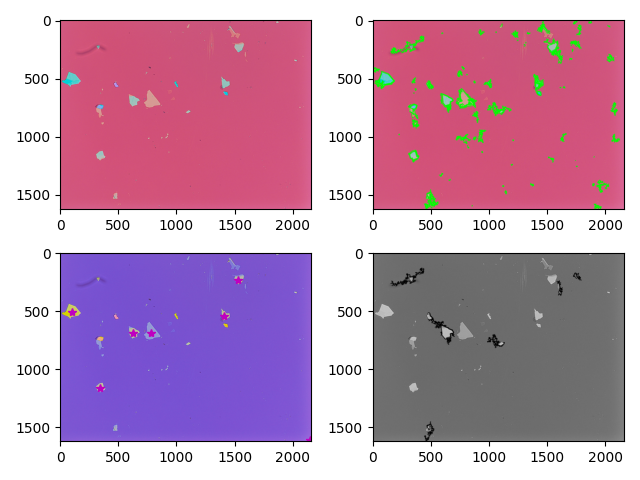
%> input picture endflakes.png, 640 x 480 px, given in place of im_11.bmp, which was not available
$ octave flakes2lena.m   (GNU Octave 9; MATLAB toolbox functions it lacks are replaced by stand-ins)
%> lines starting %> are read from the running program, lines starting %| are printed output that depends on the picture; in (x1, y1, x2, y2) boxes, pixels count from 0 and x2, y2 are one past the last pixel; in counts of white or black regions, pixels touching at a corner belong together; the program's own positions count from 1; pictures that were not available may be replaced by others from this repository, and a replacement may not be noted
%reads in the image
originalflakes = imread('10X_example_images/im_11.bmp');
%> originalflakes is the input picture: size 480x640x3 uint8; mean R, G, B 191.3, 149.9, 178.9
%convert the picture to gray scale
originalflakesgray = rgb2gray(originalflakes);
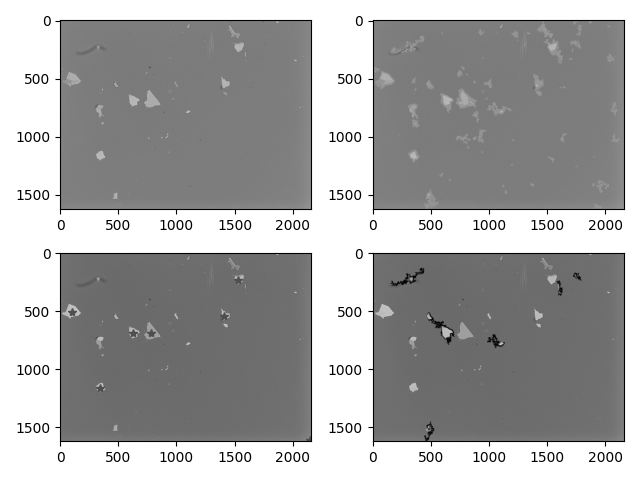
%> originalflakesgray: size 480x640 uint8; min 0, max 255, mean 165.6
%binarize the image --> make the image a white object onn a black background
BW = imbinarize(originalflakesgray);
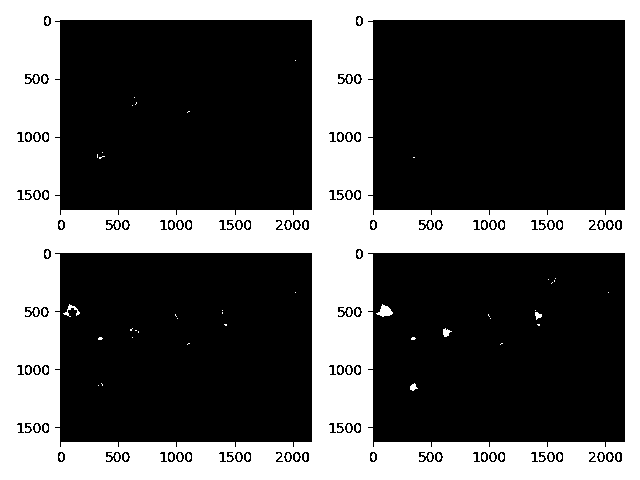
%> BW: size 480x640 logical; 36.6% white; 116 white regions (34 under 20 px), largest, box (x1, y1, x2, y2) and area: (0, 0, 640, 480) 110124, (376, 304, 393, 317) 121, (63, 304, 80, 317) 67


%Figure 1: outlining all flakes
[B,L,N] = bwboundaries(BW, 'noholes');
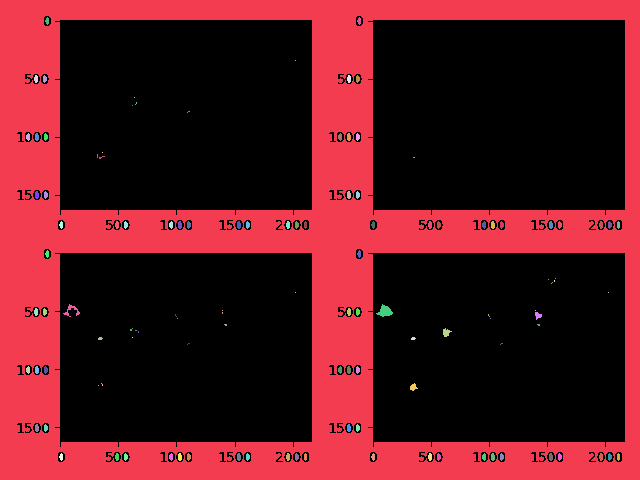
%> L: size 480x640 double; 117 distinct labels, from 0 to 116; one colour per label, 0 black
%> B = 116 boundaries; largest, box (x1, y1, x2, y2) and points: (0, 0, 640, 480) 2237, (63, 304, 80, 317) 58, (376, 304, 393, 317) 40, (443, 328, 452, 337) 26, (535, 312, 542, 320) 21; N = 116
Fig = figure;
%imshow(label2rgb(L,@jet, [0.5,0.5,0.5]));
subplot(2,2,1);
imshow(originalflakes);
hold on
for k = 1:length(B)
    boundary = B{k};
    plot(boundary(:,2), boundary(:,1), 'c', 'LineWidth', 2)
end
%> this loop made 116 passes
%> boundary on passes 23, 25, 26, 32, 33, 34, 35, 36, 37, 40, 41, 44: [386 99; 386 99], [384 102; 385 103; 386 103; 385 103; 384 102], [153 103; 153 103], [106 133; 106 133], [338 133; 338 133], [98 135; 98 135], [105 136; 104 137; 103 137; 104 137; 105 136], [331 136; 331 137; 331 136], [332 139; 333 139; 332 139], [315 176; 316 176; 317 177; 316 176; 315 176], [319 178; 319 178], [113 188; 112 189; 112 190; 112 189; 113 188]

%Figure 2: finding centroids of all flake pieces
%areas are set to remove any residue or dirt pieces picked up
flakearea = bwarea(BW);
%> flakearea = 112625.9
subplot(2,2,2);
%both of these work just need to change the 300 or 500 depending on what
%flake size we want to start with
%BW2 = bwareafilt(BW,[500 50000]);
BW2 = bwareaopen(BW,300);
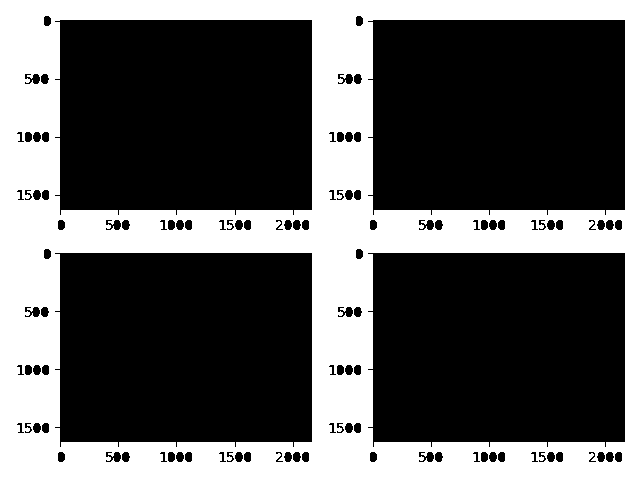
%> BW2: size 480x640 logical; 35.8% white; 1 white region, box (x1, y1, x2, y2) and area: (0, 0, 640, 480) 110124
s = regionprops("table", BW2, 'centroid', 'area');
%> s = 1 region; Area and Centroid: 110124 [283.3 252.9]
centroids = cat(1,s.Centroid);
%> centroids = [283.3 252.9]
imshow(BW2)
hold on
plot(centroids(:,1),centroids(:,2),'m*');

% [8 lines of commented-out code are left out]
subplot(2,2,4);
%can change out the areafilt ranges once dimensions are known
BW3 = bwareafilt(BW,[0 2000]);
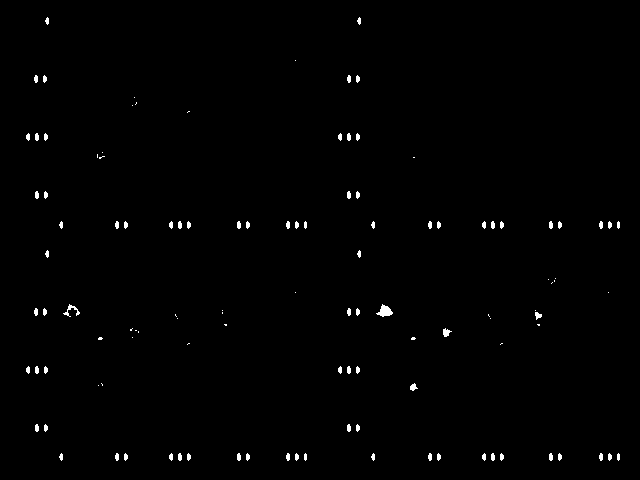
%> BW3: size 480x640 logical; 0.74% white; 115 white regions (34 under 20 px), largest, box (x1, y1, x2, y2) and area: (376, 304, 393, 317) 121, (63, 304, 80, 317) 67, (443, 328, 452, 337) 48
BW4 = bwareafilt(BW, [2000 500000]);
[B3,L3,N3] = bwboundaries(BW3, 'noholes');
%> L3: size 480x640 double; 116 distinct labels, from 0 to 115
%> B3 = 115 boundaries; largest, box (x1, y1, x2, y2) and points: (63, 304, 80, 317) 58, (376, 304, 393, 317) 40, (443, 328, 452, 337) 26, (535, 312, 542, 320) 21, (410, 383, 418, 391) 20; N3 = 115
[B4,L4,N4] = bwboundaries(BW4, 'noholes');
%> B4 = 1 boundary; box (x1, y1, x2, y2) and points: (0, 0, 640, 480) 2237; N4 = 1
imshow(originalflakes);
hold on
for k = 1:length(B3)
    boundary = B3{k};
    plot(boundary(:,2), boundary(:,1), 'r', 'LineWidth', 2)
end
%> this loop made 115 passes
for k = 1:length(B4)
    boundary = B4{k};
    plot(boundary(:,2), boundary(:,1), 'g', 'LineWidth', 2)
end
%> this loop made 1 pass
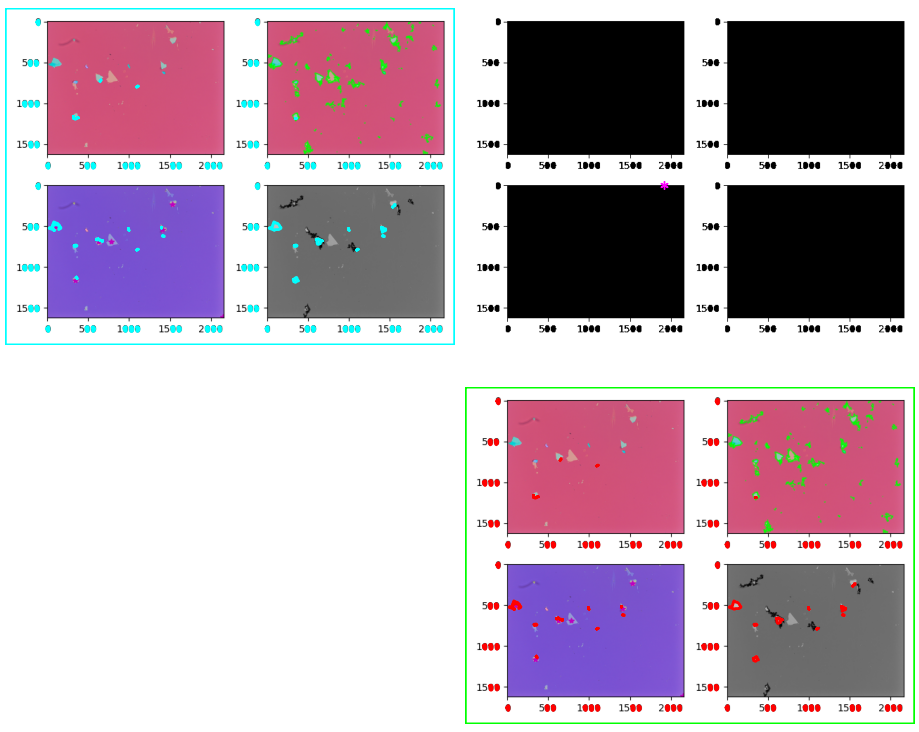
%> figure redrawn from the program's plot data, 3 panels

saveas(Fig, 'endflakes.png');
